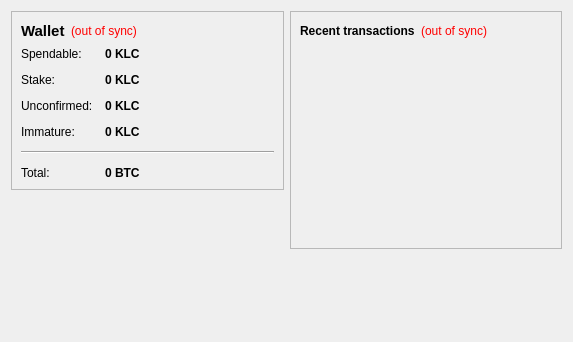
<?xml version="1.0" encoding="UTF-8"?>
<ui version="4.0">
 <class>OverviewPage</class>
 <widget class="QWidget" name="OverviewPage">
  <property name="geometry">
   <rect>
    <x>0</x>
    <y>0</y>
    <width>573</width>
    <height>342</height>
   </rect>
  </property>
  <property name="windowTitle">
   <string>Form</string>
  </property>
  <layout class="QHBoxLayout" name="horizontalLayout" stretch="1,1">
   <item>
    <layout class="QVBoxLayout" name="verticalLayout_2">
     <item>
      <widget class="QFrame" name="frame">
       <property name="frameShape">
        <enum>QFrame::StyledPanel</enum>
       </property>
       <property name="frameShadow">
        <enum>QFrame::Raised</enum>
       </property>
       <layout class="QVBoxLayout" name="verticalLayout_4">
        <item>
         <layout class="QHBoxLayout" name="horizontalLayout_4">
          <item>
           <widget class="QLabel" name="label_5">
            <property name="font">
             <font>
              <pointsize>11</pointsize>
              <weight>75</weight>
              <bold>true</bold>
             </font>
            </property>
            <property name="text">
             <string>Wallet</string>
            </property>
           </widget>
          </item>
          <item>
           <widget class="QLabel" name="labelWalletStatus">
            <property name="toolTip">
             <string>The displayed information may be out of date. Your wallet automatically synchronizes with the kalkicoin network after a connection is established, but this process has not completed yet.</string>
            </property>
            <property name="styleSheet">
             <string notr="true">QLabel { color: red; }</string>
            </property>
            <property name="text">
             <string notr="true">(out of sync)</string>
            </property>
            <property name="alignment">
             <set>Qt::AlignLeading|Qt::AlignLeft|Qt::AlignVCenter</set>
            </property>
           </widget>
          </item>
          <item>
           <spacer name="horizontalSpacer_2">
            <property name="orientation">
             <enum>Qt::Horizontal</enum>
            </property>
            <property name="sizeHint" stdset="0">
             <size>
              <width>40</width>
              <height>20</height>
             </size>
            </property>
           </spacer>
          </item>
         </layout>
        </item>
        <item>
         <layout class="QFormLayout" name="formLayout_2">
          <property name="fieldGrowthPolicy">
           <enum>QFormLayout::AllNonFixedFieldsGrow</enum>
          </property>
          <property name="horizontalSpacing">
           <number>12</number>
          </property>
          <property name="verticalSpacing">
           <number>12</number>
          </property>
          <item row="0" column="0">
           <widget class="QLabel" name="label">
            <property name="text">
             <string>Spendable:</string>
            </property>
           </widget>
          </item>
          <item row="0" column="1">
           <widget class="QLabel" name="labelBalance">
            <property name="font">
             <font>
              <weight>75</weight>
              <bold>true</bold>
             </font>
            </property>
            <property name="cursor">
             <cursorShape>IBeamCursor</cursorShape>
            </property>
            <property name="toolTip">
             <string>Your current spendable balance</string>
            </property>
            <property name="text">
             <string notr="true">0 KLC</string>
            </property>
            <property name="textInteractionFlags">
             <set>Qt::LinksAccessibleByMouse|Qt::TextSelectableByKeyboard|Qt::TextSelectableByMouse</set>
            </property>
           </widget>
          </item>
          <item row="1" column="0">
           <widget class="QLabel" name="label_6">
            <property name="text">
             <string>Stake:</string>
            </property>
           </widget>
          </item>
          <item row="1" column="1">
           <widget class="QLabel" name="labelStake">
            <property name="font">
             <font>
              <weight>75</weight>
              <bold>true</bold>
             </font>
            </property>
            <property name="cursor">
             <cursorShape>IBeamCursor</cursorShape>
            </property>
            <property name="toolTip">
             <string>Total of coins that was staked, and do not yet count toward the current balance</string>
            </property>
            <property name="text">
             <string notr="true">0 KLC</string>
            </property>
            <property name="textInteractionFlags">
             <set>Qt::LinksAccessibleByMouse|Qt::TextSelectableByKeyboard|Qt::TextSelectableByMouse</set>
            </property>
           </widget>
          </item>
          <item row="2" column="0">
           <widget class="QLabel" name="label_3">
            <property name="text">
             <string>Unconfirmed:</string>
            </property>
           </widget>
          </item>
          <item row="2" column="1">
           <widget class="QLabel" name="labelUnconfirmed">
            <property name="font">
             <font>
              <weight>75</weight>
              <bold>true</bold>
             </font>
            </property>
            <property name="cursor">
             <cursorShape>IBeamCursor</cursorShape>
            </property>
            <property name="toolTip">
             <string>Total of transactions that have yet to be confirmed, and do not yet count toward the current balance</string>
            </property>
            <property name="text">
             <string notr="true">0 KLC</string>
            </property>
            <property name="textInteractionFlags">
             <set>Qt::LinksAccessibleByMouse|Qt::TextSelectableByKeyboard|Qt::TextSelectableByMouse</set>
            </property>
           </widget>
          </item>
          <item row="3" column="0">
           <widget class="QLabel" name="labelImmatureText">
            <property name="text">
             <string>Immature:</string>
            </property>
           </widget>
          </item>
          <item row="3" column="1">
           <widget class="QLabel" name="labelImmature">
            <property name="font">
             <font>
              <weight>75</weight>
              <bold>true</bold>
             </font>
            </property>
            <property name="toolTip">
             <string>Mined balance that has not yet matured</string>
            </property>
            <property name="text">
             <string notr="true">0 KLC</string>
            </property>
            <property name="textInteractionFlags">
             <set>Qt::LinksAccessibleByMouse|Qt::TextSelectableByKeyboard|Qt::TextSelectableByMouse</set>
            </property>
           </widget>
          </item>
          <item row="4" column="0" colspan="2">
           <widget class="Line" name="line">
            <property name="orientation">
             <enum>Qt::Horizontal</enum>
            </property>
           </widget>
          </item>
          <item row="5" column="0">
           <widget class="QLabel" name="labelTotalText">
            <property name="text">
             <string>Total:</string>
            </property>
           </widget>
          </item>
          <item row="5" column="1">
           <widget class="QLabel" name="labelTotal">
            <property name="font">
             <font>
              <weight>75</weight>
              <bold>true</bold>
             </font>
            </property>
            <property name="cursor">
             <cursorShape>IBeamCursor</cursorShape>
            </property>
            <property name="toolTip">
             <string>Your current total balance</string>
            </property>
            <property name="text">
             <string notr="true">0 BTC</string>
            </property>
            <property name="textInteractionFlags">
             <set>Qt::LinksAccessibleByMouse|Qt::TextSelectableByKeyboard|Qt::TextSelectableByMouse</set>
            </property>
           </widget>
          </item>
         </layout>
        </item>
       </layout>
      </widget>
     </item>
     <item>
      <spacer name="verticalSpacer">
       <property name="orientation">
        <enum>Qt::Vertical</enum>
       </property>
       <property name="sizeHint" stdset="0">
        <size>
         <width>20</width>
         <height>40</height>
        </size>
       </property>
      </spacer>
     </item>
    </layout>
   </item>
   <item>
    <layout class="QVBoxLayout" name="verticalLayout_3">
     <item>
      <widget class="QFrame" name="frame_2">
       <property name="frameShape">
        <enum>QFrame::StyledPanel</enum>
       </property>
       <property name="frameShadow">
        <enum>QFrame::Raised</enum>
       </property>
       <layout class="QVBoxLayout" name="verticalLayout">
        <item>
         <layout class="QHBoxLayout" name="horizontalLayout_2">
          <item>
           <widget class="QLabel" name="label_4">
            <property name="text">
             <string>&lt;b&gt;Recent transactions&lt;/b&gt;</string>
            </property>
           </widget>
          </item>
          <item>
           <widget class="QLabel" name="labelTransactionsStatus">
            <property name="toolTip">
             <string>The displayed information may be out of date. Your wallet automatically synchronizes with the kalkicoin network after a connection is established, but this process has not completed yet.</string>
            </property>
            <property name="styleSheet">
             <string notr="true">QLabel { color: red; }</string>
            </property>
            <property name="text">
             <string notr="true">(out of sync)</string>
            </property>
            <property name="alignment">
             <set>Qt::AlignRight|Qt::AlignTrailing|Qt::AlignVCenter</set>
            </property>
           </widget>
          </item>
          <item>
           <spacer name="horizontalSpacer">
            <property name="orientation">
             <enum>Qt::Horizontal</enum>
            </property>
            <property name="sizeHint" stdset="0">
             <size>
              <width>40</width>
              <height>20</height>
             </size>
            </property>
           </spacer>
          </item>
         </layout>
        </item>
        <item>
         <widget class="QListView" name="listTransactions">
          <property name="styleSheet">
           <string notr="true">QListView { background: transparent; }</string>
          </property>
          <property name="frameShape">
           <enum>QFrame::NoFrame</enum>
          </property>
          <property name="verticalScrollBarPolicy">
           <enum>Qt::ScrollBarAlwaysOff</enum>
          </property>
          <property name="horizontalScrollBarPolicy">
           <enum>Qt::ScrollBarAlwaysOff</enum>
          </property>
          <property name="selectionMode">
           <enum>QAbstractItemView::NoSelection</enum>
          </property>
         </widget>
        </item>
       </layout>
      </widget>
     </item>
     <item>
      <spacer name="verticalSpacer_2">
       <property name="orientation">
        <enum>Qt::Vertical</enum>
       </property>
       <property name="sizeHint" stdset="0">
        <size>
         <width>20</width>
         <height>40</height>
        </size>
       </property>
      </spacer>
     </item>
    </layout>
   </item>
  </layout>
 </widget>
 <resources/>
 <connections/>
</ui>
